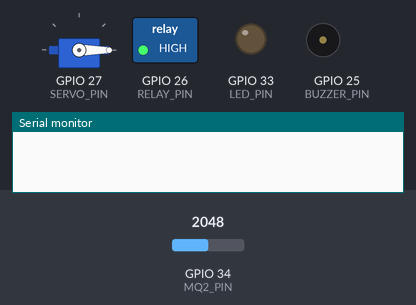
Bench run of a sketch on a simulated ESP32. Shown: servo, switched loads named in the sketch (green lamp = pin HIGH), output pins drawn as LEDs (lit = HIGH), buzzer (waves = sounding, pin HIGH), the last lines printed to the serial monitor. Inputs (shaded band) come from the test bench; at power-on: GPIO 34 (MQ2_PIN) = 2048. WiFi joins after 1.5 s; servers stay silent unless stated.

Above: at 0.1 s.
At 1.6 s:
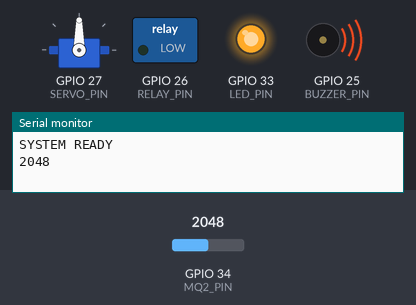
Timing chart, 0 to 3.1 s (numbered marks = the images above):
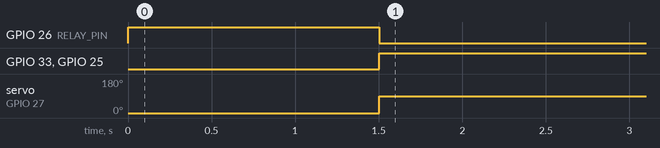

The sketch:

sketch_apr10a.ino
```cpp
#define BLYNK_TEMPLATE_ID   "TMPL3p0jrKNIr"
#define BLYNK_TEMPLATE_NAME "SGLD System"
#define BLYNK_AUTH_TOKEN    "O21nZ_7SV5C16n6jvigbtmH0ZfjHCm50"

#include <WiFi.h>
#include <WebServer.h>
#include <BlynkSimpleEsp32.h>
#include <ESP32Servo.h>

// ── WIFI CREDENTIALS ─────────────────────────────
char ssid_sta[] = "hummmm";
char pass_sta[] = "singhcrrish";

const char* ssid_ap = "SGLD_System_Pro";
const char* pass_ap = "Safety123";

// ── PIN MAPPING ──────────────────────────────────
#define MQ2_PIN      34
#define RELAY_PIN    26
#define BUZZER_PIN   25
#define LED_PIN      33
#define SERVO_PIN    27

#define RELAY_ON     LOW
#define RELAY_OFF    HIGH

#define GAS_LIMIT    1200

// ── OBJECTS ──────────────────────────────────────
Servo gasServo;
WebServer server(80);
BlynkTimer timer;

int  currentGas = 0;
bool isDanger = false;
bool systemReady = false;

// ── RELAY SAFETY WRAPPER ─────────────────────────
void controlFan(bool state) {
  digitalWrite(RELAY_PIN, state ? RELAY_ON : RELAY_OFF);
}

// ── SAFE BOOT FUNCTION ────────────────────────────
void safeBoot() {
  pinMode(RELAY_PIN, OUTPUT);
  controlFan(false);   // FORCE FAN OFF
  delay(500);
}

// ── WEB PAGE ──────────────────────────────────────
String getHTML() {
  String color = isDanger ? "#ff4d4d" : "#2ecc71";

  String html = "<html><head>";
  html += "<meta name='viewport' content='width=device-width, initial-scale=1'>";
  html += "<meta http-equiv='refresh' content='1'>";
  html += "</head><body style='text-align:center;font-family:sans-serif;background:#1a1a1a;color:white;'>";

  html += "<h1>SGLD HYBRID MONITOR</h1>";
  html += "<div style='font-size:60px;color:" + color + ";'>" + String(currentGas) + "</div>";

  html += "<h2 style='color:" + color + ";'>STATUS: " + String(isDanger ? "DANGER" : "SAFE") + "</h2>";

  html += "<p>Cloud: " + String(Blynk.connected() ? "ONLINE" : "OFFLINE") + "</p>";

  html += "<button onclick='fetch(\"/reset\")'>RESET</button>";

  html += "</body></html>";
  return html;
}

// ── SAFETY SYSTEM ────────────────────────────────
void runSafetySystem() {
  if (!systemReady) return;

  currentGas = analogRead(MQ2_PIN);
  Serial.println(currentGas);

  if (currentGas > GAS_LIMIT) {

    isDanger = true;

    digitalWrite(BUZZER_PIN, HIGH);
    digitalWrite(LED_PIN, HIGH);

    gasServo.write(90);   // close valve
    controlFan(true);     // 🔥 FAN ON ONLY HERE

    if (Blynk.connected()) {
      Blynk.virtualWrite(V0, currentGas);
      Blynk.virtualWrite(V1, "⚠ GAS LEAK");
      Blynk.logEvent("gas_leak", "Gas detected: " + String(currentGas));
    }

  } else {

    isDanger = false;

    digitalWrite(BUZZER_PIN, LOW);
    digitalWrite(LED_PIN, LOW);

    gasServo.write(0);    // open valve
    controlFan(false);    // 🔥 FAN OFF

    if (Blynk.connected()) {
      Blynk.virtualWrite(V0, currentGas);
      Blynk.virtualWrite(V1, "SAFE");
    }
  }
}

// ── RESET ─────────────────────────────────────────
void handleReset() {
  isDanger = false;

  digitalWrite(BUZZER_PIN, LOW);
  digitalWrite(LED_PIN, LOW);

  gasServo.write(0);
  controlFan(false);

  server.send(200, "text/plain", "RESET DONE");
}

// ── SETUP ─────────────────────────────────────────
void setup() {
  Serial.begin(115200);

  pinMode(BUZZER_PIN, OUTPUT);
  pinMode(LED_PIN, OUTPUT);

  digitalWrite(BUZZER_PIN, LOW);
  digitalWrite(LED_PIN, LOW);

  gasServo.attach(SERVO_PIN);
  gasServo.write(0);

  // 🔥 CRITICAL FIX: Prevent relay boot trigger
  safeBoot();

  systemReady = false;

  // WiFi AP + STA
  WiFi.mode(WIFI_AP_STA);
  WiFi.softAP(ssid_ap, pass_ap);

  Blynk.config(BLYNK_AUTH_TOKEN);
  WiFi.begin(ssid_sta, pass_sta);

  server.on("/", []() {
    server.send(200, "text/html", getHTML());
  });

  server.on("/reset", handleReset);
  server.begin();

  timer.setInterval(500L, runSafetySystem);

  delay(1000); // stabilize boot

  systemReady = true;

  Serial.println("SYSTEM READY");
}

// ── LOOP ──────────────────────────────────────────
void loop() {
  timer.run();
  server.handleClient();

  if (WiFi.status() == WL_CONNECTED) {
    Blynk.run();
  }
}
```

Measured:
- by itself, GPIO 26 (RELAY_PIN): HIGH → LOW at 1.5 s
- by itself, GPIO 33 (LED_PIN), GPIO 25 (BUZZER_PIN): LOW → HIGH at 1.5 s
- by itself, servo on GPIO 27 (SERVO_PIN): 0° → 90° at 1.5 s
